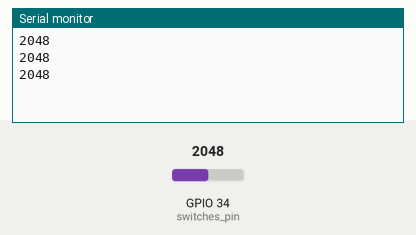
A sketch run on a simulated ESP32. Parts: the last lines printed to the serial monitor. The inputs (shaded band) are chosen by the test bench; at power-on: GPIO 34 (switches_pin) = 2048.

Above: at 2.2 s.
2.3 s: GPIO 34 (switches_pin) set to 2866
At 2.9 s:
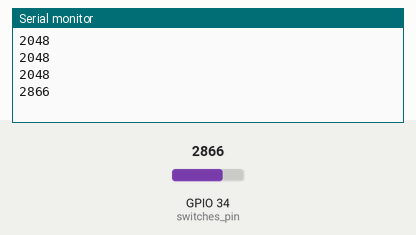
3.8 s: GPIO 34 (switches_pin) set to 3603
At 4.4 s:
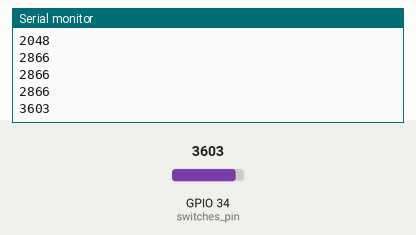
Timing chart, 0 to 6.8 s (numbered marks = the images above; inputs shaded):
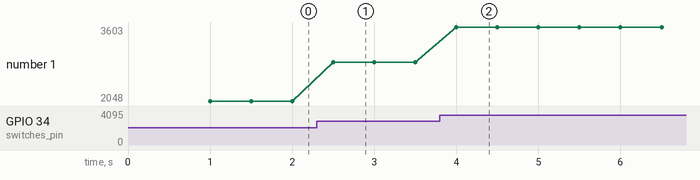

The sketch:

Switches_array.ino
```cpp
// Potentiometer is connected to GPIO 34 (Analog ADC1_CH6)
const int switches_pin = 34;

// variable for storing the potentiometer value
int switches_value = 0;
int cant_latas = 4;

void setup() {
  Serial.begin(115200);
  delay(1000);
}

void loop() {
  // Reading potentiometer value
  switches_value = analogRead(switches_pin);
  Serial.println(switches_value);
  delay(500);
  /*if (switches_value < 4096){
    cant_latas = 0;
  }
  if (switches_value < 1800){
    cant_latas = 1;
  }
  if (switches_value < 1200){
    cant_latas = 2;
  }
  if (switches_value < 850){
    cant_latas = 3;
  }
  if (switches_value < 650){
    cant_latas = 4;
  }
  Serial.print(cant_latas);
  Serial.println(" latas carril 1");
  */
}


/*
4095 0
 1800 1
 1200 2
 850 3
 650 4
 */
```

Measured:
- after the input at 2.3 s, the serial monitor: prints a new line after 0.20 s (image 1)
- after the input at 3.8 s, the serial monitor: prints a new line after 0.20 s (image 2)
- plotted number 1: 2048 → 2866 after the input at 2.3 s, 2866 → 3603 after the input at 3.8 s
